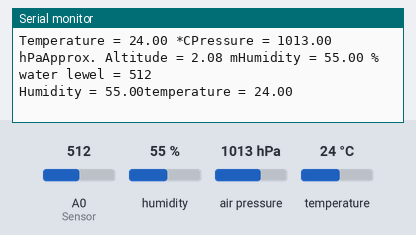
Bench run of a sketch on a simulated ESP8266 (NodeMCU). Shown: the last lines printed to the serial monitor. The test bench sets the inputs (shaded band); at power-on: A0 (Sensor) = 512, humidity 55 %, air pressure 1013 hPa, temperature 24 °C. WiFi joins after 1.5 s; servers stay silent unless stated.

Above: at 5.7 s.
5.8 s: A0 (Sensor) set to 111
At 5.86 s:
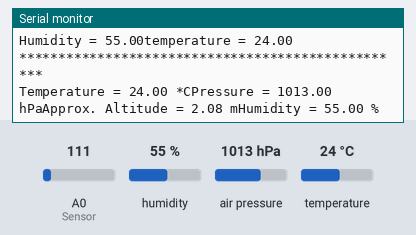
7.3 s: A0 (Sensor) set to 88
At 8.05 s:
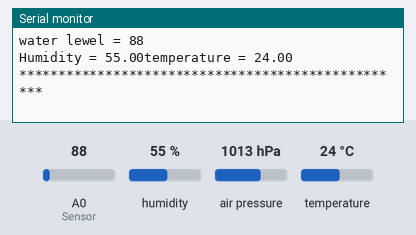
Timing chart, 0 to 10.3 s (numbered marks = the images above; inputs shaded):
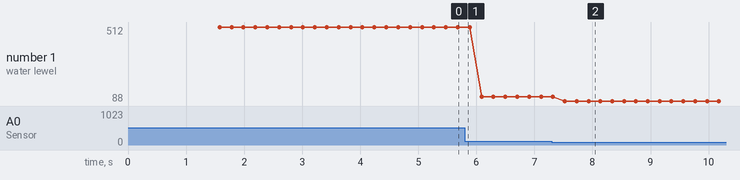

The sketch:

bme-stacja-calosc.ino
```cpp
#include <Wire.h>
#include <Adafruit_Sensor.h>
#include <Adafruit_BME280.h>
#include <DHT.h>
#include <ESP8266WiFi.h>
#include "ESP8266WebServer.h"

const char* ssid     = "";
const char* password = "";

ESP8266WebServer server;
String getWeather();
String getJsonWeather();

#define DHTTYPE    DHT22
#define DHTPIN D3
#define SEALEVELPRESSURE_HPA (1013.25)

DHT dht(DHTPIN, DHTTYPE);

float t = 0.0;
float h = 0.0;
int val = 0 ;
unsigned long delayTime;


Adafruit_BME280 bme; // I2C
//Adafruit_BME280 bme(BME_CS); // hardware SPI
//Adafruit_BME280 bme(BME_CS, BME_MOSI, BME_MISO, BME_SCK); // software SPI


void handleNotFound()
{
   server.send(404, "text/plain", "Not found");
}


void setup() {
  Serial.begin(9600);
  Serial.println(F("BME280 test"));
  dht.begin();
  bool status;

  // default settings
  // (you can also pass in a Wire library object like &Wire2)
  status = bme.begin(0x76);
  if (!status) {
    Serial.println("Could not find a valid BME280 sensor, check wiring!");
    while (1);
  }

  Serial.println("-- Default Test --");
  delayTime = 1000;

  Serial.println();


// wifi part:
  Serial.print("Connecting to ");
  Serial.println(ssid);
  WiFi.begin(ssid, password);
  while (WiFi.status() != WL_CONNECTED) {
    delay(500);
    Serial.print(".");
  }
  // Print local IP address and start web server
  Serial.println("");
  Serial.println("WiFi connected.");
  Serial.println("IP address: ");
  Serial.println(WiFi.localIP());

server.on("/",[](){server.send(200,"text/plain",getWeather());});
//server.on("/control",toggleLED);
server.on("/json",[](){server.send(200,"text/plain",getJsonWeather());});
//server.on("/control",toggleLED);

  server.begin();
}


void loop() {
  printValues();
  //delay(delayTime);
  server.handleClient();
}

void printValues() {

Serial.println(getWeather());
Serial.println("**************************************************");
Serial.println();


}

String getWeather(){
  String weatherS="";
  weatherS+="Temperature = ";
  weatherS+=bme.readTemperature();
  weatherS+=" *C";

  weatherS+="Pressure = ";
  weatherS+=bme.readPressure() / 100.0F;
  weatherS+=" hPa";

  weatherS+="Approx. Altitude = ";
  weatherS+=bme.readAltitude(SEALEVELPRESSURE_HPA);
  weatherS+=" m";

  weatherS+="Humidity = ";
  weatherS+=bme.readHumidity();
  weatherS+=" %";

  weatherS+="\n";

  val=analogRead(A0); // Water Level Sensor output pin connected A0
  weatherS+="water lewel = ";  // See the Value In Serial Monitor
  weatherS+=val;  // See the Value In Serial Monitor
  weatherS+="\n";


h = dht.readHumidity();
  weatherS+="Humidity = ";
if (isnan(h)) {
   weatherS+="err";
}
else {
   weatherS+=h;
}
t = dht.readTemperature();
weatherS+="temperature = ";
if (isnan(t)) {
   weatherS+="err";
}
else {
  weatherS+=t;
}

return weatherS;
}

String getJsonWeather(){
  String weatherS = "{";

//const char* jsonString = R"({"Temperature": 25.26,"Pressure": 1000.50,"Altitude": 106.70,"Humidity": 28.79})";

  weatherS+="\"Temperature\": ";
  weatherS+=bme.readTemperature();
  weatherS+=",";

  weatherS+="\"Pressure\": ";
  weatherS+=bme.readPressure() / 100.0F;
  weatherS+=",";

  weatherS+="\"Altitude\": ";
  weatherS+=bme.readAltitude(SEALEVELPRESSURE_HPA);
  weatherS+=",";

  weatherS+="\"Humidity\": ";
  weatherS+=bme.readHumidity();
  weatherS+=",";

  val=analogRead(A0); // Water Level Sensor output pin connected A0
  weatherS+="\"WaterLewel\": ";  // See the Value In Serial Monitor
  weatherS+=val;  // See the Value In Serial Monitor
  weatherS+="}";

  return weatherS;
}
```

Measured:
- the behaviour switches between 100 and 99 on A0 (Sensor) (found by bisection; images 1 and 2)
- after the input at 7.3 s, the serial monitor: prints a new line after 0.22 s (image 2)
- plotted number 1: 512 → 111 after the input at 5.8 s, 111 → 88 after the input at 7.3 s
